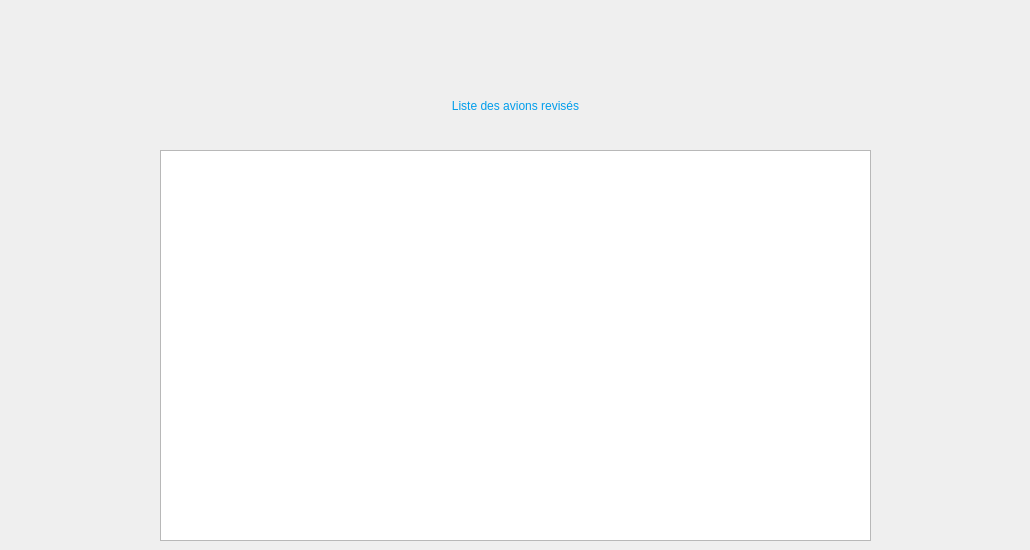
    <widget class="QWidget" name="revision_faite">
     <widget class="QTableView" name="tableRevision">
      <property name="geometry">
       <rect>
        <x>160</x>
        <y>150</y>
        <width>711</width>
        <height>391</height>
       </rect>
      </property>
      <property name="styleSheet">
       <string notr="true">font: 12pt &quot;Calibri&quot;;</string>
      </property>
     </widget>
     <widget class="QPushButton" name="pushButton_6">
      <property name="geometry">
       <rect>
        <x>40</x>
        <y>10</y>
        <width>51</width>
        <height>41</height>
       </rect>
      </property>
      <property name="cursor">
       <cursorShape>PointingHandCursor</cursorShape>
      </property>
      <property name="styleSheet">
       <string notr="true">border:none;</string>
      </property>
      <property name="text">
       <string/>
      </property>
      <property name="icon">
       <iconset>
        <normaloff>../image/previous.png</normaloff>../image/previous.png</iconset>
      </property>
      <property name="iconSize">
       <size>
        <width>40</width>
        <height>40</height>
       </size>
      </property>
     </widget>
     <widget class="QLabel" name="label_56">
      <property name="geometry">
       <rect>
        <x>10</x>
        <y>90</y>
        <width>1011</width>
        <height>31</height>
       </rect>
      </property>
      <property name="styleSheet">
       <string notr="true">font: 20pt &quot;Arial Rounded MT Bold&quot;;
color: rgb(0, 157, 235);</string>
      </property>
      <property name="text">
       <string>Liste des avions revisés</string>
      </property>
      <property name="alignment">
       <set>Qt::AlignCenter</set>
      </property>
     </widget>
     <widget class="QLabel" name="label_57">
      <property name="geometry">
       <rect>
        <x>480</x>
        <y>20</y>
        <width>91</width>
        <height>71</height>
       </rect>
      </property>
      <property name="text">
       <string/>
      </property>
      <property name="pixmap">
       <pixmap>../image/transaction.png</pixmap>
      </property>
      <property name="scaledContents">
       <bool>true</bool>
      </property>
     </widget>
    </widget>
